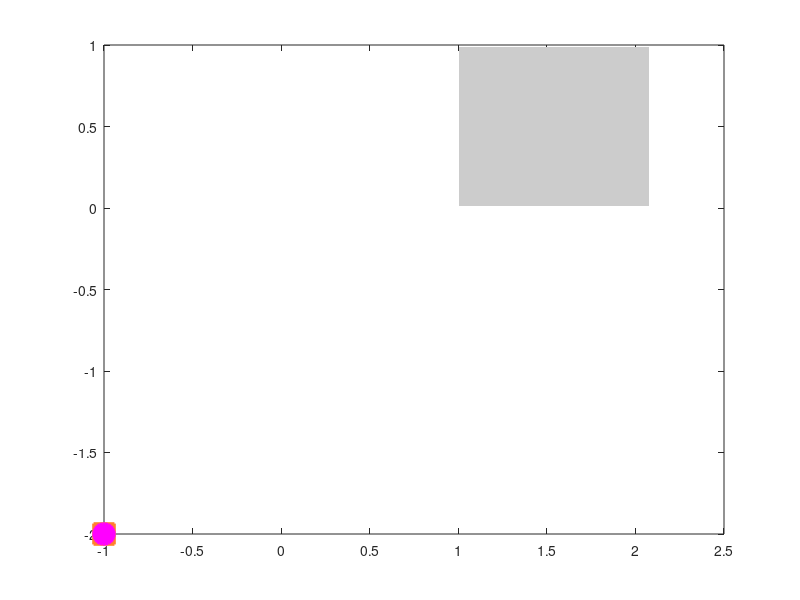

This chart was generated by the following MATLAB code: (Note: this script raises an error after producing the figure.)
function plot_Cvstheta()

%clear;

figure();
hold on;
box on;

suffix = 'eh';
clr = 'br';

clrcode{1} = [1 .5 0.1725];
clrcode{2} = [1 0 1];

% clrcode{3} = [1 .5 0.1725];
% clrcode{4} = [1 0 1];

clrcode{3} = [0 0 0];
clrcode{4} = [0.4 0.2 0.6];

% %Just for legend
% errorbar(1e3, 1e3, .2, [clr(1) 's'], 'LineWidth', 2, 'MarkerSize', 15);
% errorbar(1e3, 1e3, .2, [clr(2) 's'], 'LineWidth', 2, 'MarkerSize', 15);
hLine1 = plot(-1 , -2, 's', 'Color', clrcode{1}, 'MarkerSize', 15, 'LineWidth', 2, 'MarkerFaceColor', clrcode{1}); %'MarkerFaceColor', clrcode{1}
hLine2 = plot(-1 , -2, 'o', 'Color', clrcode{2}, 'MarkerSize', 15, 'LineWidth', 2, 'MarkerFaceColor', clrcode{2}); %, 'MarkerFaceColor', clrcode{2}

degexp = [1.06 1.07 1.08 1.11 1.24 1.59 2.02];

%Shading
[px, py] = plotshaded([1+4e-3 1.03 * max(degexp)-4e-3], [1-1e-2 1-1e-2; 0+1e-2 0+1e-2], [0.8 0.8 0.8], '');    

%Plot experiment
for k = 1:2
    for deg = degexp
        if deg < 1.59 && deg ~= 1.07
            suf = suffix(k);
        elseif deg == 1.07
            suf = suffix(1); %exception
        else            
            suf = suffix(1); %exception
        end    
        load(['paramPlanckian_deg' num2str(deg) '_' suf '.mat']);
        
%         errorbar(deg, param(1), paramdelta(1), [clr(k) 's'], 'LineWidth', 2, 'MarkerSize', 15);
        
        y = param(1);
        y2 = y + paramdelta(1);
        y1 = y - paramdelta(1);
%         h = abs(y2 - y1);
%         w = 0.09;     
% 
%         xpos = deg + [-(w / 2)  (w / 2)];
%         xposrect = (deg - w / 2);
%         wrect = w;
        
%         %Exception
%         k0 = 0;
%         if (deg == 1.11 || deg == 1.24 || deg == 1.59 || deg == 2.02) && k == 1
%             xpos = deg + [-(w / 2)  0];
%             xposrect = deg - w / 2;
%             wrect = w / 2;
%         elseif (deg == 1.11 || deg == 1.24 || deg == 1.59 || deg == 2.02) && k == 2
%             xpos = deg + [0 (w / 2)];
%             xposrect = deg;
%             wrect = w / 2;            
%         elseif deg == 1.07        
%             xpos = deg + [-(w / 2) (w / 2)];
%             xposrect = deg - w / 2;
%             wrect = w;                
%             k0 = 2;
%         end
%                 
%         line(xpos, y * [1 1], 'Color', clrcode{k + k0}, 'LineWidth', 4);
%         rectangle('Position', [xposrect min([y1 y2]) wrect h], 'FaceColor', [clrcode{k + k0} 0.4], 'EdgeColor', 'none', 'LineWidth', 1);  %clrcodeezzi{k}              
        deltadeg = 0.018;
        if k == 1
            errorbar(deg + deltadeg, y, y2 - y, 's', 'Color', clrcode{k}, 'LineWidth', 2, 'MarkerSize', 15, 'MarkerFaceColor', clrcode{k}); %, 'MarkerFaceColor', clrcode{k}
        else           
            errorbar(deg - deltadeg, y, y2 - y, 'o', 'Color', clrcode{k}, 'LineWidth', 2, 'MarkerSize', 15, 'MarkerFaceColor', clrcode{k});
        end


    end    
end

%Plot theory
degtheory = linspace(1, 2.1, 30);
Cminonetheory = zeros(size(degtheory));
plot(degtheory, Cminonetheory, 'k', 'LineWidth', 2);

xlabel('$\theta~(^\circ)$', 'FontSize', 30, 'Interpreter', 'latex');
ylabel('$C$', 'FontSize', 30, 'Interpreter', 'latex');

legend('Electron', 'Holes', 'FontSize', 18, 'Interpreter', 'latex'); %, 'Position', [.6 .67 .1 .1]
% legend boxoff;


%annotation('textbox', [0.23 0.8133 .1 .1], 'String', 'Planckian theory', 'LineStyle', 'none','Interpreter', 'latex', 'FontSize', 25);
% annotation('textbox', [0.16 0.4133 .1 .1], 'String', 'Planckian fluid', 'LineStyle', 'none','Interpreter', 'latex', 'FontSize', 25);
annotation('textbox', [.14 .8 .1 .1], 'String', '(d) Planckian theory', 'LineStyle', 'none','Interpreter', 'latex', 'FontSize', 30);
% annotation('textbox', [.28 .79 .1 .1], 'String', {'Planckian', 'theory'}, 'LineStyle', 'none','Interpreter', 'latex', 'FontSize', 30);
% annotation('textbox', [0.757 0.53 .1 .1], 'String', 'Theory', 'LineStyle', 'none','Interpreter', 'latex', 'FontSize', 22);

annotation('textbox', [0.58 0.185 .1 .1], 'String', 'Bad agreement', 'LineStyle', 'none','Interpreter', 'latex', 'FontSize', 23); %{'Electron-phonon','theory'} [0.59 0.39 .1 .1]
annotation('textbox', [0.48 0.135 .1 .1], 'String', 'Good agreement', 'LineStyle', 'none','Interpreter', 'latex', 'FontSize', 23); %{'Electron-phonon','theory'} [0.59 0.33 .1 .1]

xlim([1 1.03 * max(degexp)]);
ylim([0 15]);

set(gca, 'LineWidth', 3, 'FontSize', 25, 'FontWeight', 'bold');

print('-dpdf', 'C_vs_theta_Planckian.pdf');

end

%Shading
    function [px, py] = plotshaded(x, y, fstr, dispname)

	px = [x,fliplr(x)]; % make closed patch
	py = [y(1, :), fliplr(y(2, :))];
	p(1) = patch(px, py, 1,'FaceColor', fstr, 'EdgeColor', 'none', 'DisplayName', dispname); %'FaceAlpha', 0.2
    end